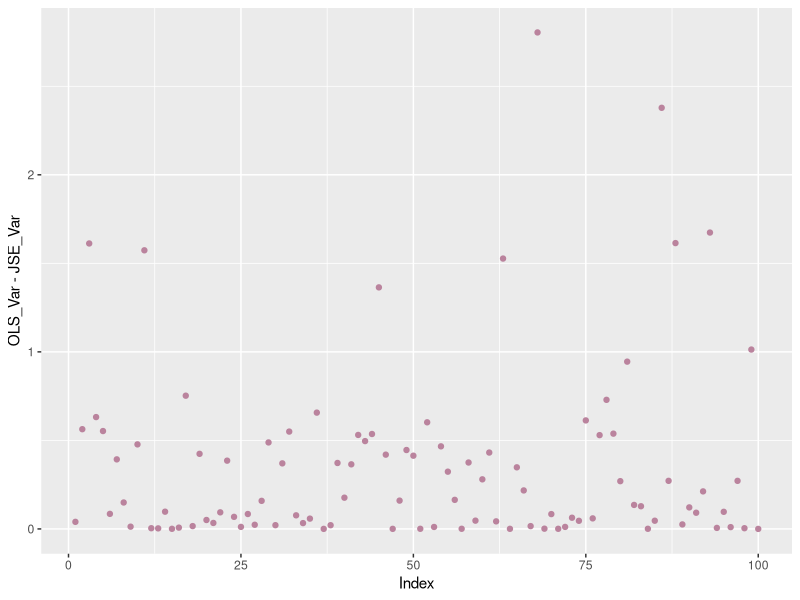

Reproduce this figure in R.
library("mnormt")
library("psych")
library("data.table")
library("ggplot2")


first_prod <- function(x, s_inv) {
    t_x <- t(x)
    const <- 1 / (t_x %*% s_inv %*% x)[1, 1]
    return(const * (x %*% t_x))
}

second_prod <- function(x, s_inv) {
    t_x <- t(x)
    const <- 1 / (t_x %*% s_inv %*% x)[1, 1]
    return(const^2 * (x %*% t_x))
}

jse <- function(x, s, s_inv, b0) {
    const = tr(s) / max(diag(s)) - 2
    prod_const <- (t(x) %*% s_inv %*% x)[1, 1]
    return((1 - const / prod_const) * x - b0)
}

set.seed(42)

beta_0 <- rnorm(100, runif(1, 0, 100), 1)^2
beta_1 <- rnorm(100, runif(1, 0, 100), 1)
folds <- rnorm(100, 0, 2)
sigma <- diag(folds^2)
sigma_inv <- diag(folds^(-2))

# e_1l <- lapply(1:nrow(delta), function(i) first_prod(delta[i, ], sigma_inv))
# e_1 <- Reduce("+", e_1l) / length(e_1l)
# e_2l <- lapply(1:nrow(delta), function(i) second_prod(delta[i, ], sigma_inv))
# e_2 <- Reduce("+", e_2l) / length(e_2l)
# max(abs(e_1))
# max(abs(e_2))

delta <- rmnorm(10000, beta_0 + beta_1, sigma)
b1_hat <- lapply(1:nrow(delta), function(i) {jse(delta[i, ], sigma, sigma_inv, beta_0)})

var_b1_hat_prod <- lapply(
    b1_hat,
    function(b1h) {
        v <- b1h - beta_1
        return(v %*% t(v))
    }
)

var_b1_hat <- Reduce("+", var_b1_hat_prod) / length(var_b1_hat_prod)

n_nonmut <- 11
ols_var <- (n_nonmut + 1)/n_nonmut * diag(sigma)

dt <- data.table(
    Index = 1:100,
    JSE_Var = diag(var_b1_hat),
    OLS_Var = ols_var
)

gg <- (
    ggplot(data = dt)
    + geom_point(aes(x = Index, y = OLS_Var - JSE_Var), colour = "#ba839d")
    #+ geom_point(aes(x = Index, y = JSE_Var), colour = "#924023")
)
ggsave("sim-jse.png", width = 10, height = 6, units = "cm")
